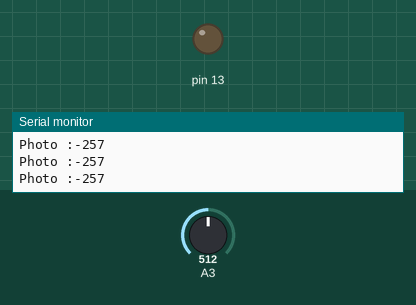
The sketch below on a simulated Arduino Uno, built with avr-gcc and run on an emulated ATmega328P. Shown: output pins drawn as LEDs (lit = HIGH), the last lines printed to the serial monitor. Inputs (shaded band) come from the test bench; at power-on: A3 = 512.

Above: at 1.2 s.
1.3 s: A3 set to 142
4.3 s: A3 set to 114
At 4.8 s:
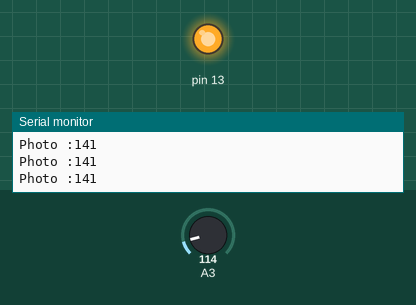
5.8 s: A3 set to 306
At 7.1 s:
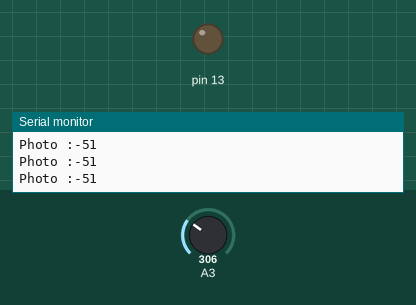
8.8 s: A3 set to 122
At 9.4 s:
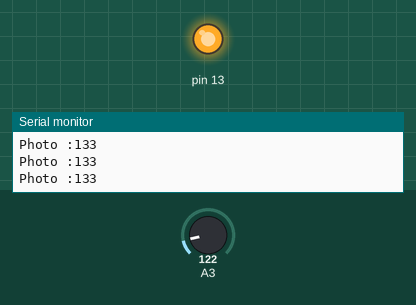
Timing chart, 0 to 11.3 s (numbered marks = the images above; inputs shaded):
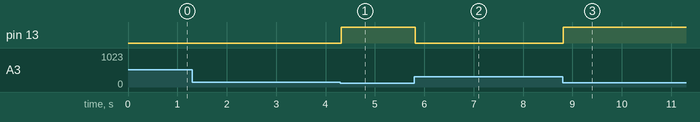

Measured:
- the behaviour switches between 128 and 127 on A3 (found by bisection; images 0 and 1)
- after the input at 4.3 s, pin 13: LOW → HIGH at once
- after the input at 5.8 s, pin 13: HIGH → LOW at once
- after the input at 8.8 s, pin 13: LOW → HIGH at once

The sketch:

Sensor_Class_Start_Working.ino
```cpp
/*
int sensor_read[photo_read, therm_read = 0;
float therm_fahrenheit, photo_value;

int analogvalue[3];


 //setup

   pinMode(pins[14], INPUT); //Therm
   pinMode(pins[15], INPUT); //Photocell
   pinMode(pins[16], OUTPUT);  // output to led

   //on clockup

   void AnalogUpdate(){
     for(i=0;i<2;i++){
     analogvalue[i] = analogRead(pin[i+14]);


   */


   class Sensor {
    public:
     int pinin, pinout, pin_value, low_user_value, low_r_value, high_r_value, other_r_value, high_user_value; // Low / high values denote the min/max that can come off the pin, and what they relate to on a linear scale in terms of the user (can be modded to min/max at 0/255
     int pinouts, sensor_value;
     char name[15];
     char units[15];
     float max_in, min_in, m, b;

     Sensor( int tpinin, int tpinout, char tname[15], char tunits[15], int tlow_user,  int thigh_user, int tlow_r_value, int thigh_r_value, int tother_r_value){       //constructor
         pinin=tpinin;
         pinouts=tpinout;   //sets pin
         pinMode(pinin, INPUT);       //sets pin to output
         pin_value = analogRead(pinin);       // reads initial value
         low_r_value = tlow_r_value;
         high_r_value = thigh_r_value;
         other_r_value = tother_r_value;
         low_user_value = tlow_user;
         high_user_value = thigh_user;
         //new
         for(int i=0; i<16; i++){
         name[i] = tname[i];
         units[i] = tunits[i];
         }

         max_in = ((low_r_value)/(low_r_value+other_r_value))*255;
         min_in = ((high_r_value)/(high_r_value+other_r_value))*255;
         m = (((high_user_value)-(low_user_value))/((max_in)-(min_in)));
         b = high_user_value-(m*max_in);
     }

         void update(){
           pin_value = analogRead(pinin);
           sensor_value = (pin_value*m)+b;
           //Serial.print(name ": "sensor_value" " units);
           Serial.print(name);
           Serial.print(" :");
           Serial.print(sensor_value);
           Serial.print("  ");
           Serial.print(units);
           Serial.println("");

           if(pinouts<=50){
             analogWrite(pinouts,sensor_value);
           }
         }

   };

   //Rest of the code correct - it doesnt like the declaration of Sensor anywhere.
   //scratch that - doesn't like the initialization of Sensor inside Setup


    Sensor Photo =   Sensor(11,13, "Photo", "Intensity", 0, 255, 100, 100000, 1000);
   //Sensor Photo();
   void setup(){
       //Sensor Photo =   Sensor(11,13, "Photo", "Intensity", 0, 255, 100, 100000, 1000);
       Serial.begin(9600);
   }

  // as an object


     void loop(){
       Photo.update();
     }
```
